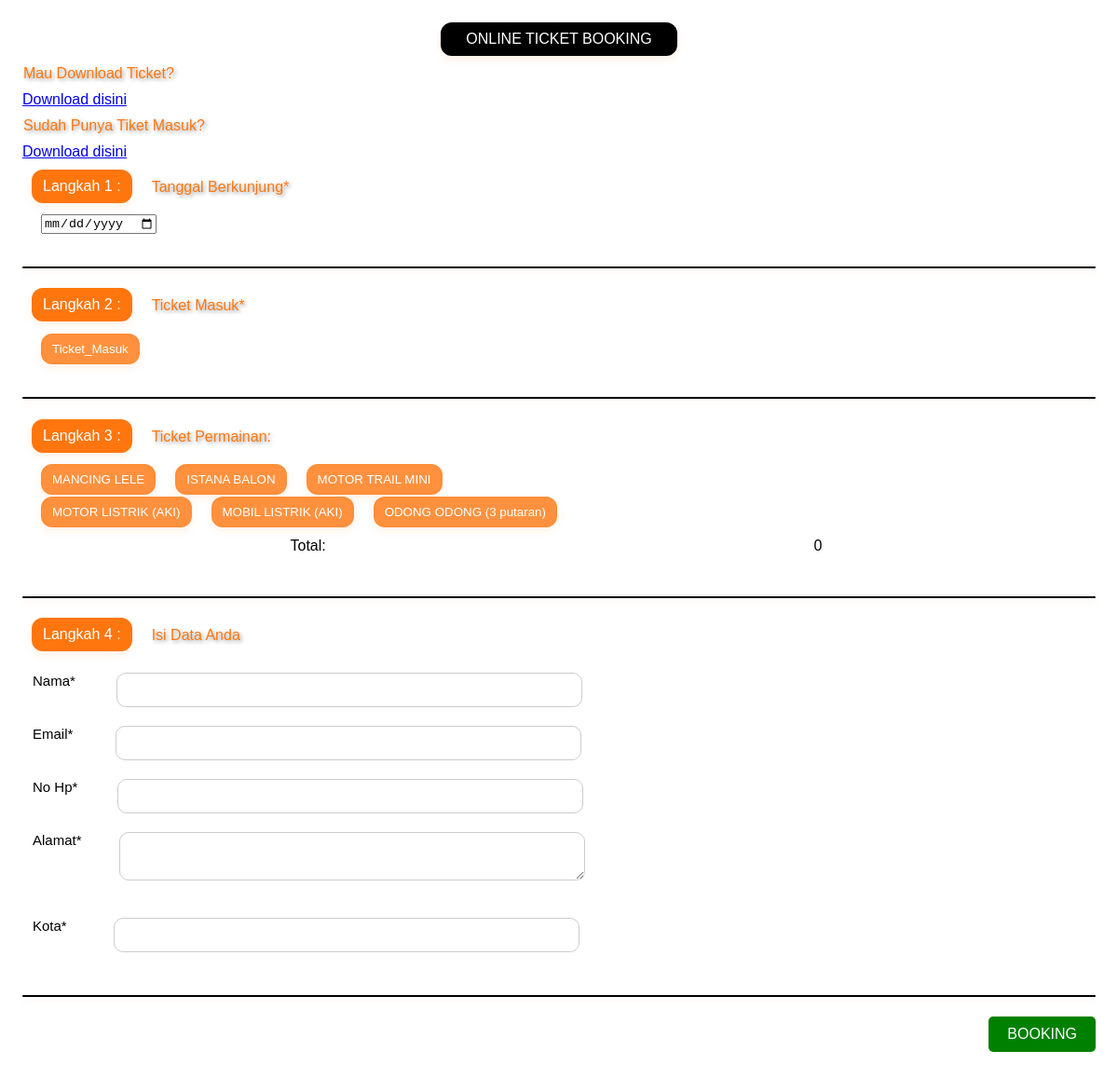
The app's page /app/user/formulirbooking.php with its own data.
### tables this page shows
CREATE TABLE `ticket_masuk` (
  `jenis` varchar(20) NOT NULL,
  `harga` int(11) NOT NULL
);

CREATE TABLE `permainan` (
  `id_permainan` varchar(256) NOT NULL,
  `nama_permainan` varchar(30) NOT NULL,
  `durasi` int(11) NOT NULL,
  `harga` int(11) NOT NULL
);

### app/user/formulirbooking.php (the view, shortened to what this page needs)
<!DOCTYPE html>
<html lang="en">
<head>
    <link rel="stylesheet" href="../../asset/css/styles.css">
</head>
<body>
    <div class="curved-box-title">ONLINE TICKET BOOKING</div>
    <div class="orangetext">Mau Download Ticket?</div>
    <a href="cektiketmasuk.php">Download disini</a>
    <div class="orangetext">Sudah Punya Tiket Masuk?</div>
    <a href="cektiketmasuk.php">Download disini</a>
    <form id="booking-form" action="pilihpembayaran.php" method="POST">
        <a><div class="container">
            <div class="curved-box"> Langkah 1 :</div>
            <div class="orangetext"> Tanggal Berkunjung*</div>
            </div>
        </a>
        <input type="date" id="tanggal" name="tanggal" required><br>
        <div class='sekat'></div>
        <a><div class="container">
            <div class="curved-box"> Langkah 2 :</div>
            <div class="orangetext">Ticket Masuk*</div>
        </div></a>
        <?php
        try {
            require_once "../base.php";
            $daftarticketmasuk = $db->prepare('SELECT * from ticket_masuk');
            $daftarticketmasuk->execute();
            $daftarticketmasuk = $daftarticketmasuk->fetchAll(PDO::FETCH_ASSOC);
            foreach ($daftarticketmasuk as $obj) {
                echo "<button type='button' class='tombol-ticket' data-jenis='{$obj['jenis']}' data-harga='{$obj['harga']}'>{$obj['jenis']}</button>";
            }
        } catch (PDOException $e) {
            echo "Connecting Failed" . $e->getMessage();
        }
        ?>
        <div class='sekat'></div>
        <div class="container">
            <div class="curved-box">Langkah 3 :</div>
            <div class="orangetext">Ticket Permainan:</div>
        </div>
        <?php
        $daftarpermainan = $db->prepare("SELECT * from permainan");
        $daftarpermainan->execute();
        $daftarpermainan = $daftarpermainan->fetchAll(PDO::FETCH_ASSOC);
        $c = 0;
        foreach ($daftarpermainan as $permainan) {
            echo "<button type='button' class='tombol-permainan' data-id='{$permainan['id_permainan']}' data-harga='{$permainan['harga']}' data-durasi='{$permainan['durasi']}'>{$permainan['nama_permainan']}</button>";
            if ($c == 2){
                echo "<br>";
            }
            $c += 1;
        }
        ?>
        <div class="text-box-white">
            <div class="text-item-white">Total: </div>
            <div class="text-item-white"><span id="total-keseluruhan">0</span></div>
        </div>
        <div class='sekat'></div>
        <div class="container">
            <div class="curved-box">Langkah 4 :</div>
            <div class="orangetext"> Isi Data Anda</div>
        </div>
        <div class="grid-container">
            <div class="subgrid">
                <div class="grid-item"><label for="nama">Nama*</label></div>
                <div class="grid-item"><label for="email"></label></div>
                <div class="grid-item"><input type="text" id="nama" name="nama" required></div>
            </div>
            <div class="subgrid">
                <div class="grid-item"><label for="email">Email*</label></div>
                <div class="grid-item"><label for="email"></label></div>
                <div class="grid-item"><input type="email" id="email" name="email" required></div>
            </div>
            <div class="subgrid">
                <div class="grid-item"><label for="nohp">No Hp*</label></div>
                <div class="grid-item"><label for="email"></label></div>
                <div class="grid-item"><input type="number" id="nohp" name="nohp" required></div>
            </div>
            <div class="subgrid">
                <div class="grid-item"><label for="alamat">Alamat*</label></div>
                <div class="grid-item"><label for="email"></label></div>
                <div class="grid-item"><textarea id="alamat" name="alamat" ></textarea><br><br></div>
            </div>
            <div class="subgrid">
                <div class="grid-item"><label for="kota">Kota*</label></div>
                <div class="grid-item"><label for="email"></label></div>
                <div class="grid-item"><input type="text" id="kota" name="kota" required><br></div>
            </div>
        </div>
        <div class='sekat'></div>
        <div class="btn-submit-container"><div class="btn-submit"><input type="submit" id="pesan" name="pesan" value="BOOKING"></div></div>
    </form>
</body>
</html>

### asset/css/styles.css (style rules this page uses)
body { font-family: Helvetica; background-color: #ffffff; margin: 0; padding: 2%; }
.container { display: flex; flex-wrap: wrap; align-items: flex-start; padding: 10px; }
.curved-box { background-color: rgba(255, 118, 14, 1); border: 2px solid rgba(255, 118, 14, 1); border-radius: 12px; padding: 7px 10px; box-shadow: 0 4px 8px rgba(255, 118, 14, 0.1); max-width: 30%; word-wrap: break-word; color: rgba(255, 255, 255, 1); margin-right: 20px; }
.curved-box-title { background-color: rgb(0, 0, 0); border: 2px solid rgba(0, 0, 0, 1); border-radius: 12px; padding: 7px 10px; box-shadow: 0 4px 8px rgba(255, 118, 14, 0.1); max-width: 20%; word-wrap: break-word; color: rgba(255, 255, 255, 1); margin: auto; text-align: center; }
.sekat { background-color: rgba(0, 0, 0.1); border: 1px solid rgba(0, 0, 0, 0.1); border-radius: 12px; box-shadow: 0 4px 8px rgba(255, 118, 14, 0.1); min-width: 90%; margin: 3% 0% 1% 0%; max-height: 0.01%; }
button { background-color: rgba(255, 118, 14, 0.8); border: 2px solid rgba(255, 118, 14, 0.1); border-radius: 12px; padding: 7px 10px; box-shadow: 0 4px 8px rgba(255, 118, 14, 0.1); max-width: 100%; word-wrap: break-word; color: rgba(255, 255, 255, 1); margin: 1px; margin-top: 0.5px; margin-bottom: 1px; }
.orangetext { color: rgba(255, 118, 14, 1); text-shadow:2px 2px 4px rgba(0, 0, 0, 0.4); flex: 1; padding: 10px 1px; }
.text-box-white { background-color: rgba(255, 255, 255, 0); padding: 10px; display: flex; justify-content: space-between; align-items: center; max-width: 95%; margin-left: 2%; border-radius: 0; }
.text-box-white .text-item-white { color: rgba(0, 0, 0, 1); margin: 0 10px; flex: 1; text-align: center; }
.grid-container { display: grid; background-color: #ffffff00; max-width: 20%; padding: 1px; }
.subgrid { display: grid; grid-template-columns: auto auto auto; background-color: #ffffff00; padding: 5px; }
.grid-item { background-color: rgba(255, 255, 255, 0); padding: 5px; font-size: 15px; text-align: left; width: 100%; margin-right: 10px; }
.btn-submit-container { display: flex; justify-content: flex-end; padding: 10px 0; }
.btn-submit input[type="submit"] { background-color: green; color: white; border: none; padding: 10px 20px; font-size: 16px; cursor: pointer; border-radius: 5px; }
.grid-container [type="text"], .grid-container input[type="email"], .grid-container input[type="password"], .grid-container input[type="number"], .grid-container select, .grid-container textarea { border-radius: 10px; padding: 10px; border: 1px solid #ccc; outline: none; width: 500px; box-sizing: border-box; }
input[type="number"] { width: 40px; }
.tombol-ticket, .tombol-permainan, #tanggal { margin-left: 20px; }
body { font-family: Arial, sans-serif; background-color: #ffffff; margin: 0; padding: 2%; }
.btn-submit-container { text-align: right; }
.btn-submit-container input[type="submit"] { background-color: rgb(0, 128, 0); color: white; border: none; padding: 10px 20px; font-size: 16px; cursor: pointer; border-radius: 5px; }

### records on screen
ticket_masuk: jenis "Ticket_Masuk"
permainan: nama_permainan "MANCING LELE"
permainan: nama_permainan "ISTANA BALON"
permainan: nama_permainan "MOTOR TRAIL MINI"
permainan: nama_permainan "MOTOR LISTRIK (AKI)"
permainan: nama_permainan "MOBIL LISTRIK (AKI)"
permainan: nama_permainan "ODONG ODONG (3 putaran)"
